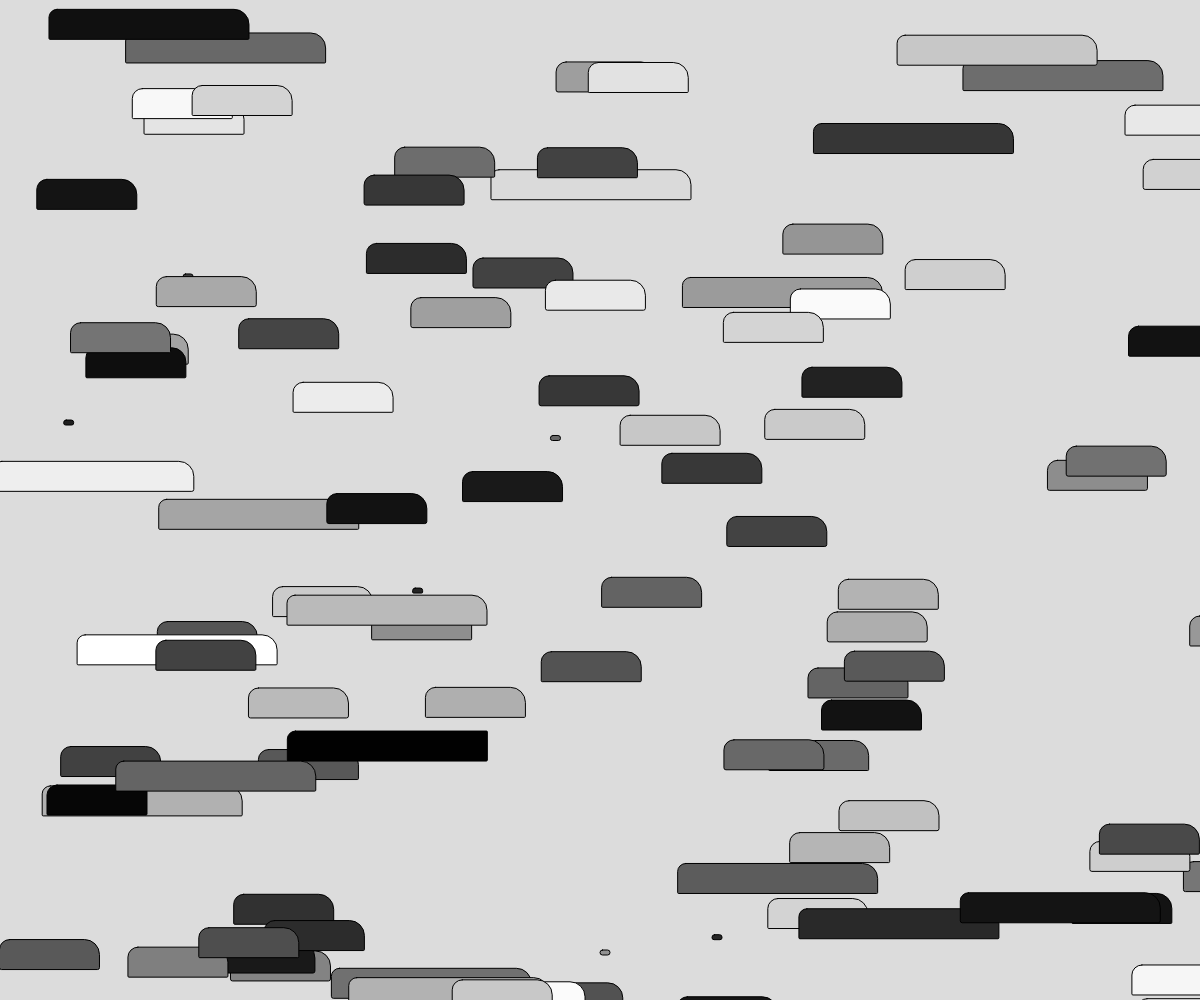
Frame 1 (no input)
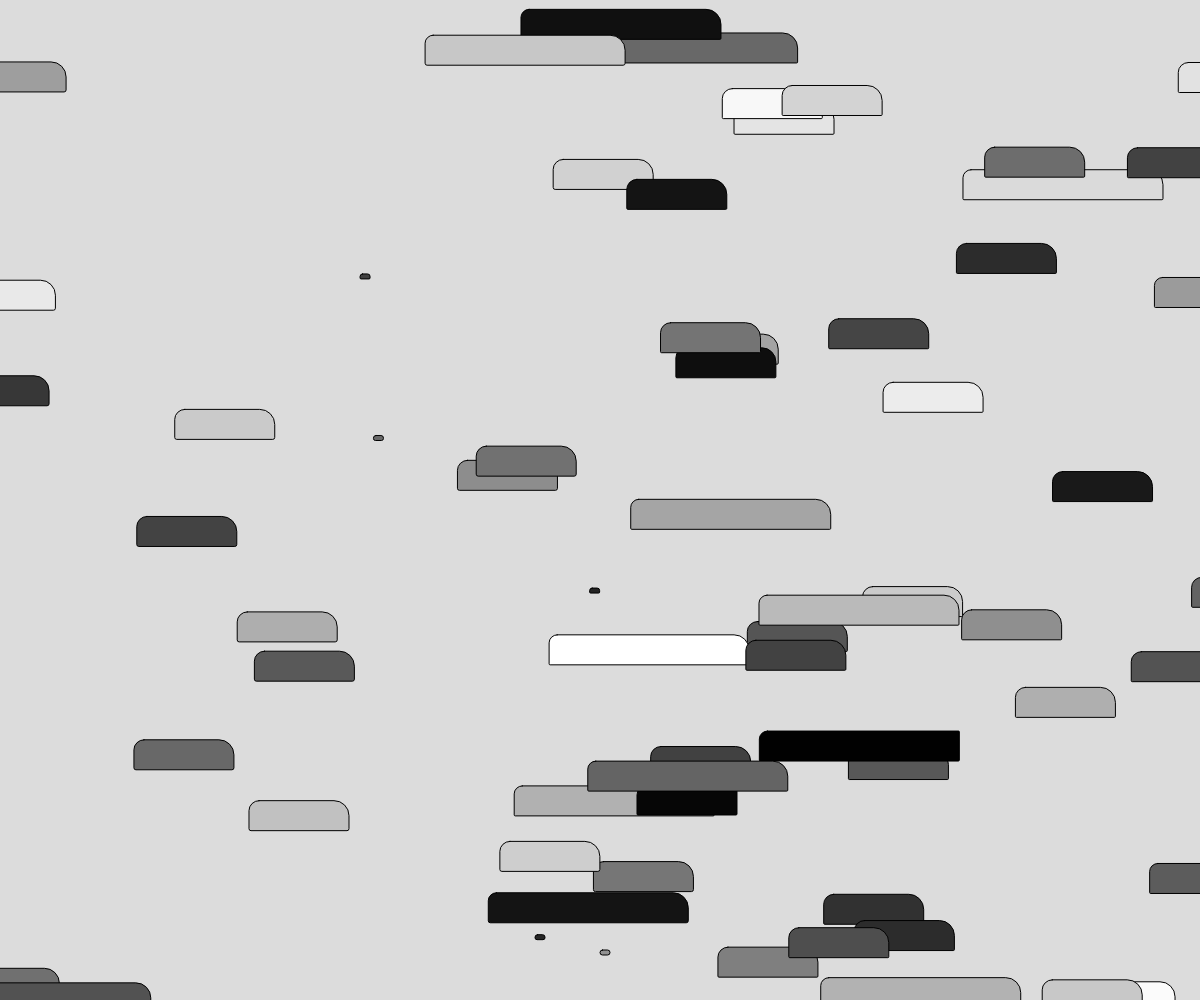
Frame 60 (no input)
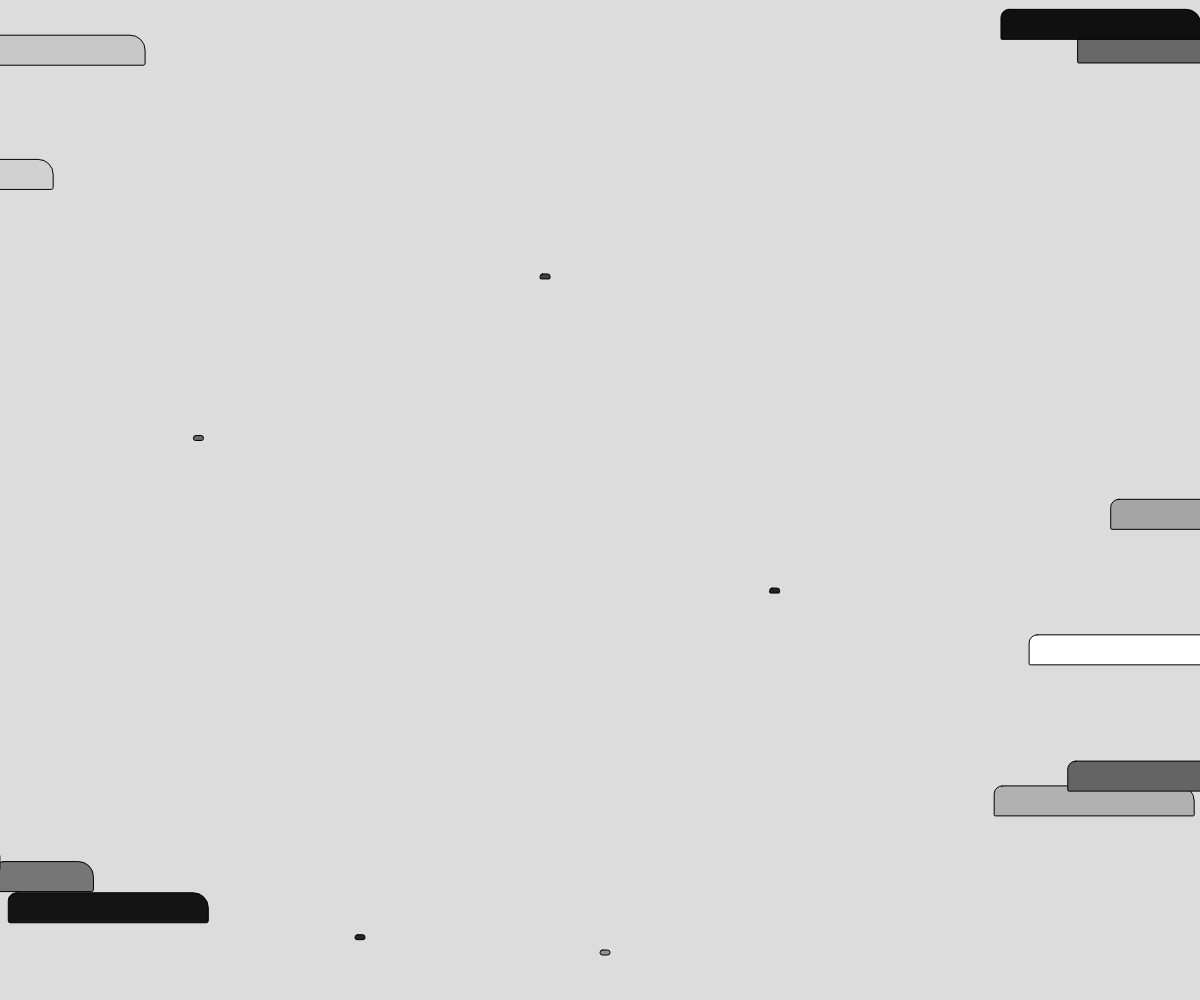
Frame 120 (the mouse pressed at the canvas centre since frame 60)

The p5.js sketch that drew these frames (run headless with seeded random() and noise() and a simulated clock; from frame 60 on, the mouse is pressed at the canvas centre):

// p5.js sketch
// ── sketch.js
// Road Runner
// Winston George
// Monday, December 2nd, 2024
//
// Extra for Experts:
// - describe what you did to take this project "above and beyond"

class Vehichle {
  constructor(x, y, width, length, speed, color, direction) {
    this.x = x;
    this.y = y;
    this.speed = speed;
    this.color = color;
    this.width = width;
    this.length = length;
    this.direction = direction;
  }

  display () {
    fill(this.color);
  }
  move() {
    if(this.direction === 1) {
      this.x += this.speed;
    }
    else if (this.direction === 2) {
      this.x -= this.speed;
    }
  }
}

class Car1 extends Vehichle {
  constructor(x, y, width, length, speed, color, direction) {
    super(x, y, width, length, speed, color, direction);
  }

  display() {
    super.display();
    rect(this.x, this.y, this.width, this.length, this.speed, this.color, this.direction);
  }
  move() {
    super.move();
  }
}

class Car2 extends Vehichle {
  constructor(x, y, width, length, speed, color, direction) {
    super(x, y, width, length, speed, color, direction);
  }

  display() {
    super.display();
    rect(this.x, this.y, this.width, this.length, this.speed, this.color, this.direction);
  }
  move() {
    super.move();
  }
}

class Bus1 extends Vehichle {
  constructor(x, y, width, length, speed, color, direction) {
    super(x, y, width, length, speed, color, direction);
  }
  display() {
    super.display();
    rect(this.x, this.y, this.width, this.length, this.speed, this.color, this.direction);
  }
  move() {
    super.move();
  }
}

class Bus2 extends Vehichle {
  constructor(x, y, width, length, speed, color, direction) {
    super(x, y, width, length, speed, color, direction);
  }
  display() {
    super.display();
    rect(this.x, this.y, this.width, this.length, this.speed, this.color, this.direction);
  }
  move() {
    super.move();
  }
}

class Bike1 extends Vehichle {
  constructor(x, y, width, length, speed, color, direction) {
    super(x, y, width, length, speed, color, direction);
  }
  display() {
    super.display();
    rect(this.x, this.y, this.width, this.length, this.speed, this.color, this.direction);
  }
  move() {
    super.move();
  }
}

class Bike2 extends Vehichle {
  constructor(x, y, width, length, speed, color, direction) {
    super(x, y, width, length, speed, color, direction);
  }
  display() {
    super.display();
    rect(this.x, this.y, this.width, this.length, this.speed, this.color, this.direction);
  }
  move() {
    super.move();
  }
}

class Chicken {
  constructor(x, y, width, length, speed, color) {
    this.x = x;
    this.y = y;
    this.width = width;
    this.length = length;
    this.speed = speed;
    this.color = color;
  }
  display() {
    fill(this.color);
    rect(this.x, this.y, this.width, this.length, this.speed, this.color);
  }

  keyIsDown() {
    if (key === "w") {
      this.y -= this.speed;
    }
    else {
      this.y = this.y;
    }
  }
}

let theVehichle = [];
let theChicken = [];

function setup() {
  createCanvas(windowWidth, windowHeight);
  for (let i = 0; i < 100; i++) {
    if (random (100) > 50) {
      let someCar = new Car1(random(width), random(height), 100, 30, 10, random(255), 1);
      theVehichle.push(someCar);
    }
    else if (random(100) > 50) {
      let someCar2 = new Car2(random(width), random(height), 100, 30, 10, random(255), 2);
      theVehichle.push(someCar2);
    }
    else if (random(100) > 50) {
      let someBus = new Bus1(random(width), random(height), 200, 30, 8, random(255), 1);
      theVehichle.push(someBus);
    }
    else if (random(100) > 50) {
      let someBus2 = new Bus2(random(width), random(height), 200, 30, 8, random(255), 2);
      theVehichle.push(someBus2);
    }
    else if (random(100) > 50) {
      let someBike = new Bike1(random(width), random(height), 10, 5, 3, random(255), 1);
      theVehichle.push(someBike);
    }
    else {
      let someBike2 = new Bike2(random(width), random(height), 10, 5, 3, random(255), 2);
      theVehichle.push(someBike2);
    }
  }
  let someChicken = new Chicken(width/2, windowHeight-50, 10, 5, 5, random(255));
  theChicken.push(someChicken);
}

function draw() {
  background(220);
  for(let aVehichle of theVehichle) {
    aVehichle.move();
    aVehichle.display();
  }
  for (let aChicken of theChicken) {
    aChicken.keyIsDown();
    aChicken.display();
  }
}
